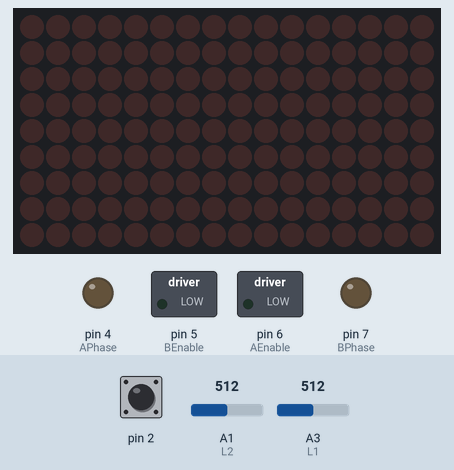
Bench run of a sketch on a simulated Arduino Uno, built with avr-gcc and run on an emulated ATmega328P. Shown: 16×9 LED matrix, switched loads named in the sketch (green lamp = pin HIGH), output pins drawn as LEDs (lit = HIGH). The inputs (shaded band) are chosen by the test bench; at power-on: pin 2 HIGH, A1 (L2) = 512, A3 (L1) = 512. What the sketch prints to the serial monitor is not drawn.

Above: at 1.2 s.
1.3 s: pin 2 pulled LOW for 0.15 s
At 1.9 s:
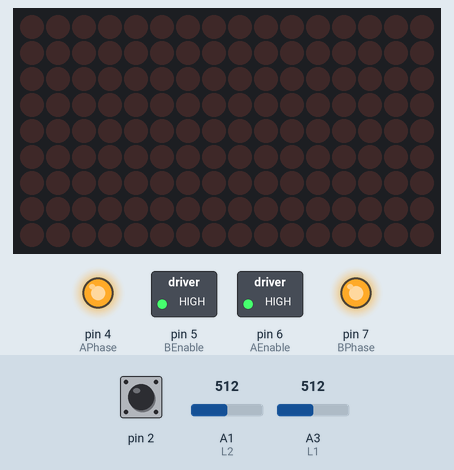
4.4 s: A1 (L2) set to 490
At 5.3 s:
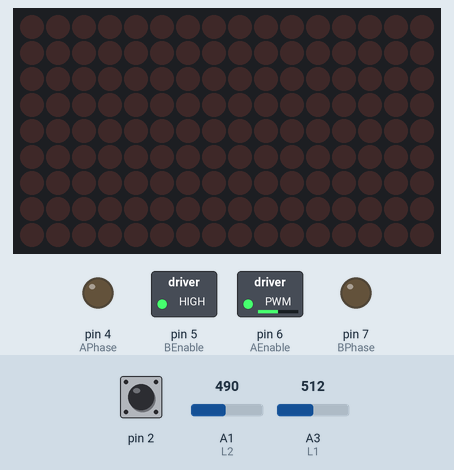
5.9 s: A3 (L1) set to 498
8.9 s: A3 (L1) set to 481
At 9.7 s:
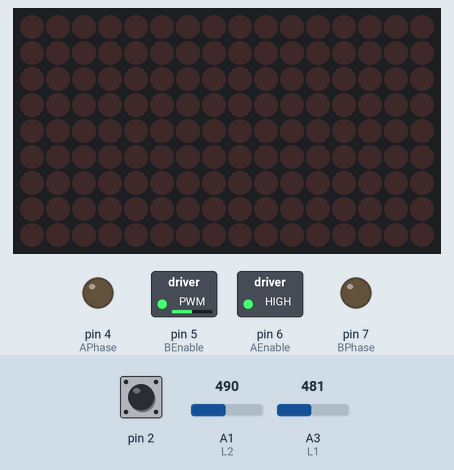
10.4 s: A1 (L2) set to 472
At 10.7 s:
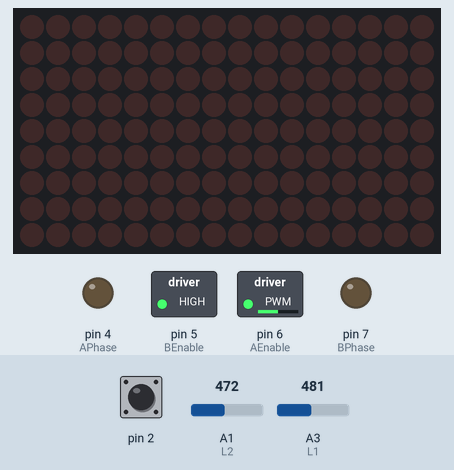
11.9 s: pin 2 pulled LOW for 1 s
At 31.5 s:
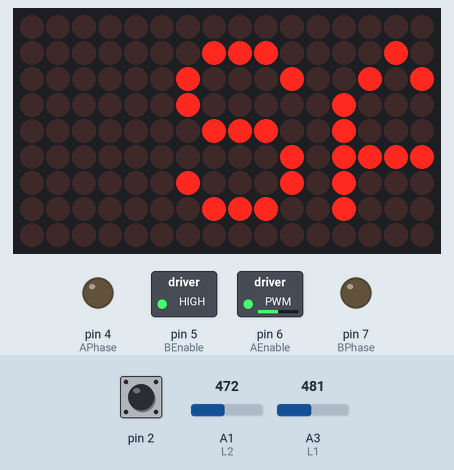
Timing chart, 0 to 31.7 s (numbered marks = the images above; inputs shaded):
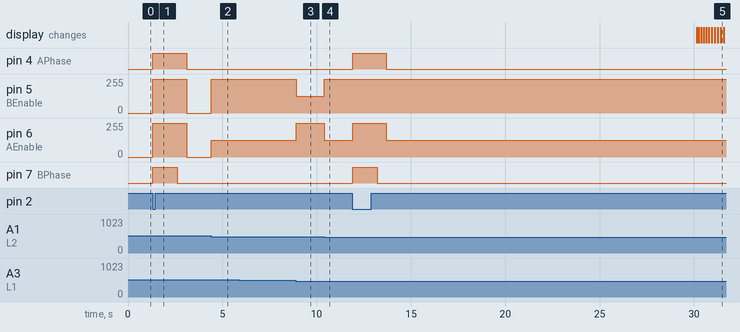

Measured:
- the behaviour switches between 490 and 489 on A3 (L1) (found by bisection; images 2 and 3)
- the behaviour switches between 481 and 480 on A1 (L2) (found by bisection; images 3 and 4)
- after the input at 1.3 s, pin 4 (APhase): LOW → HIGH at once, → LOW 1.8 s later; pin 5 (BEnable), pin 6 (AEnable): 0/255 → 255/255 at once, → 0/255 1.8 s later; pin 7 (BPhase): LOW → HIGH at once, → LOW 1.3 s later
- after the input at 4.4 s, pin 5 (BEnable): 0/255 → 255/255 at once; pin 6 (AEnable): 0/255 → 127/255 at once
- after the input at 8.9 s, pin 5 (BEnable): 255/255 → 127/255 at once; pin 6 (AEnable): 127/255 → 255/255 at once
- after the input at 10.4 s, pin 5 (BEnable): 127/255 → 255/255 at once; pin 6 (AEnable): 255/255 → 127/255 at once
- after the input at 11.9 s, pin 4 (APhase): LOW → HIGH at once, → LOW 1.8 s later; pin 6 (AEnable): 127/255 → 255/255 at once, → 127/255 1.8 s later; pin 7 (BPhase): LOW → HIGH at once, → LOW 1.3 s later

The sketch:

main.ino
```cpp
#include <Arduino.h>
#include <Adafruit_IS31FL3731.h>
#include <Adafruit_GFX.h>

Adafruit_IS31FL3731 matrix = Adafruit_IS31FL3731();

//motor pins
#define APhase 4
#define BPhase 7
#define BEnable 5 //enable is anologe
#define AEnable 6

//light and water sensor pins
#define watersen A2
#define L1 A3
#define L2 A1

//for the screen timer
unsigned long timemillis;


bool movebool = true;

void setup() {

  //front bumpers
  pinMode(2, INPUT_PULLUP);
  pinMode(3, INPUT_PULLUP);

  //initilize the Screen
matrix.begin();
matrix.setTextColor(100);
matrix.setTextWrap(false);
//configure motor pins
  pinMode(APhase, OUTPUT);
  pinMode(BPhase, OUTPUT);
  pinMode(AEnable, OUTPUT);
  pinMode(BEnable, OUTPUT);
  Serial.begin(9600);
}

void loop() {

  //light sensor prints for debugging
  Serial.print("L1: ");
  Serial.print(analogRead(L1));
  Serial.print("\n");
  Serial.print("L2: ");
  Serial.print(analogRead(L2));
  Serial.print("\n");

  // one of the bumpers in the front
  if (digitalRead(2) == LOW){
    movebool = false;
    backleft();
  }

  //light sensor values
  int L1value = analogRead(L1);
  int L2value = analogRead(L2);

  float percentdiff = percentlight(L1value, L2value);

  if (movebool == true){
    move(percentdiff, L1value, L2value);
  }
  if (millis() - timemillis >= 30000) {
    //reset cooldown
    timemillis = millis();

    //reset screen
    matrix.clear();

    //Mosture Sensor Stuff
    unsigned int mosture_level = analogRead(watersen);
    Serial.print("Mosture Level: ");
    Serial.print(mosture_level);
    Serial.print("\n");

    //testing the mosture levelss
    if (mosture_level <= 100){
      matrixtext("SCORCHED");
      } else if (mosture_level <= 250) {
        matrixtext("PARCHED");
      } else if (mosture_level <= 450) {
        matrixtext("THIRSTY");
      } else if (mosture_level <= 750) {
        matrixtext("SATISFIED");
      } else {
        matrixtext("DROWNING");
      }
    }
}

//function to write text on the screen
void matrixtext(const char* text) {
  int x = 0;
  int resetpoint = (strlen(text) * 6) + matrix.width();
      while (x < resetpoint) {
      matrix.clear();
      matrix.setCursor(matrix.width() - x, 1);
      matrix.print(text);
      x++;
      delay(100);
      }
}


void move(float percent, int l1value, int l2value) {
percent = (1 - percent)/2;
  if (l1value > l2value){
  digitalWrite(APhase, LOW);
  digitalWrite(BPhase, LOW);
  analogWrite(AEnable, percent * 255);
  analogWrite(BEnable, 255);
  } else if (l2value > l1value){
    digitalWrite(APhase, LOW);
    digitalWrite(BPhase, LOW);
    analogWrite(AEnable, 255);
    analogWrite(BEnable, percent * 255);
  }
}


float percentlight(int l1, int l2) {
  if (l1 > l2) {
    return (l1-l2)/l1;
  } else if (l2 > l1) {
    return (l2-l1)/l2;
  }
}


void backleft() {
  unsigned long backmillis = millis();

  while (millis() - backmillis < 1300)
  {
    digitalWrite(APhase, HIGH);
    digitalWrite(BPhase, HIGH);
    analogWrite(AEnable, 255);
    analogWrite(BEnable, 255);
  }

    backmillis = millis();

  while (millis() - backmillis < 500)
  {
    digitalWrite(APhase, HIGH);
    digitalWrite(BPhase, LOW);
    analogWrite(AEnable, 255);
    analogWrite(BEnable, 255);
  }

    digitalWrite(APhase, LOW);
    digitalWrite(BPhase, LOW);
    analogWrite(AEnable, 0);
    analogWrite(BEnable, 0);
    movebool = true;

}
```
